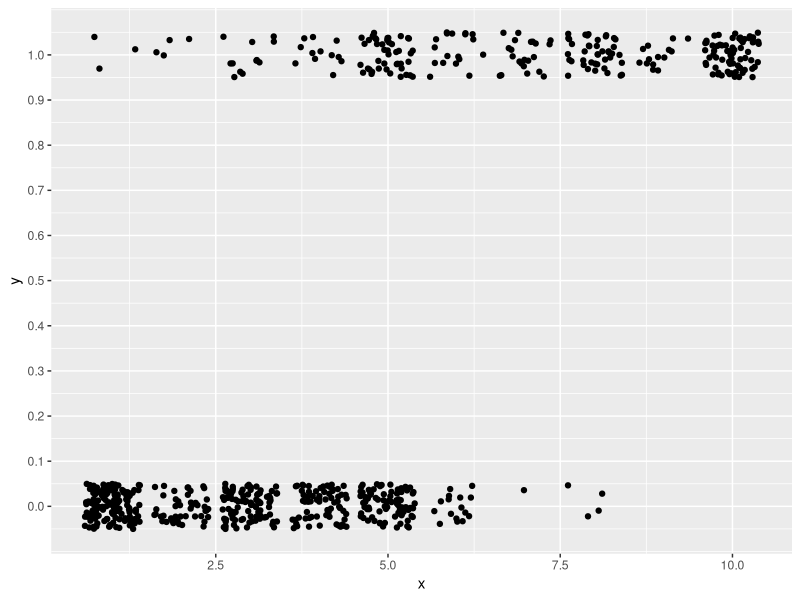
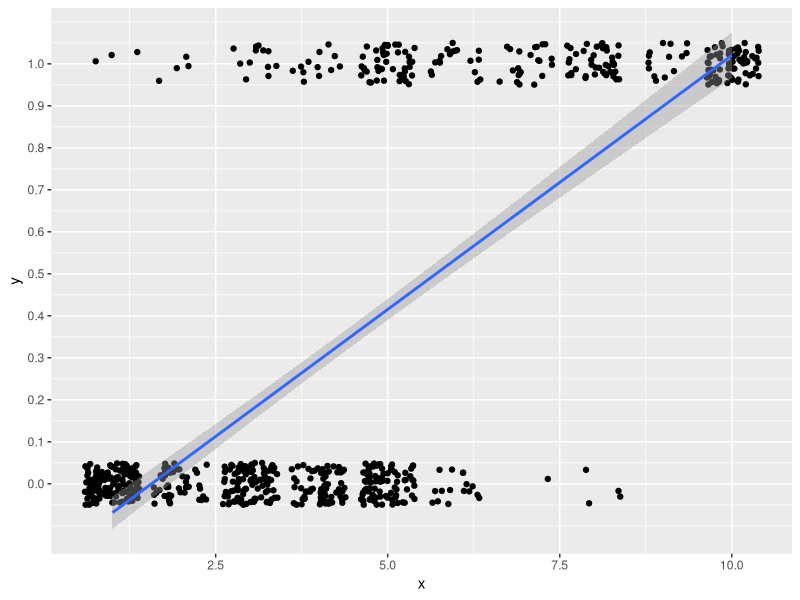
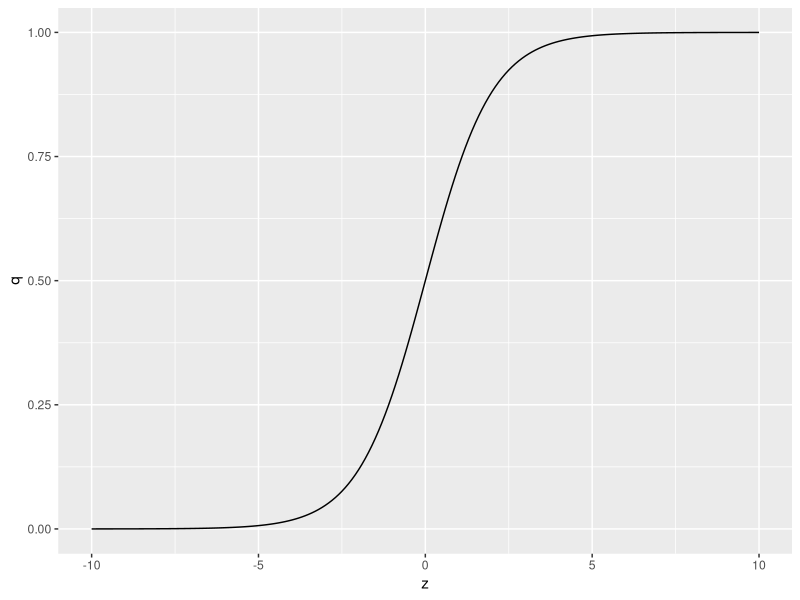
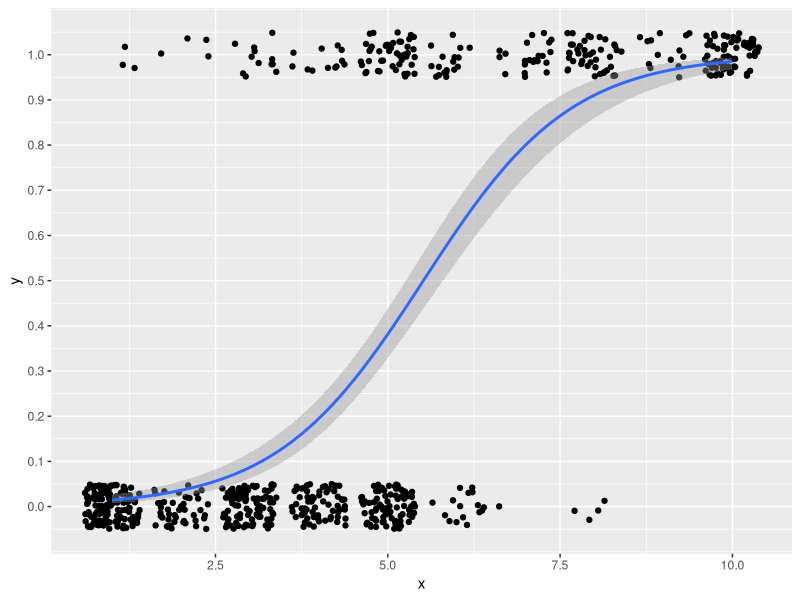
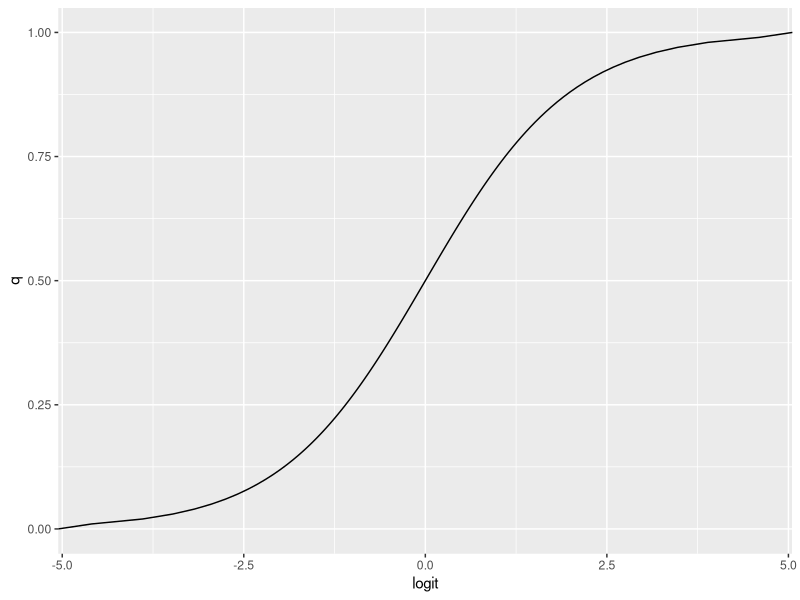

R code for these plots, in order:
## ---- chunk 1
knitr::opts_chunk$set(echo = TRUE)
library(ggplot2)
library(MASS)
library(knitr)
set.seed(1)
## ---- chunk 2

knitr::kable(data.frame(分析 = c("線形モデル", "ロジスティック回帰", "ポアソン回帰"),
                          応答変数の種類 = c("連続量", "二値(0 or 1)", "カウントデータ（0を含む正の整数）"),
             応答変数が従う確率分布 = c("正規分布", "二項分布", "ポアソン回帰"),
             リンク関数 = c("なし", "ロジット", "対数")))

## ---- chunk 3
library(MASS) 

dat = biopsy
dat$y = ifelse(dat$class == "malignant", 1, 0) #classがbenignならばゼロ、それ以外なら1という変数yを作る
dat$x = dat$V1 #V1という変数をxという名前に変える
head(dat)

## ---- chunk 4

ggplot2::ggplot() + 
  ggplot2::geom_jitter(data = dat, aes(x = x, y = y), height = 0.05) + 
  ggplot2::scale_y_continuous(breaks = seq(0,1,0.1))

## ---- chunk 5
result_lm = lm(data = dat, y ~ 1 + x)
summary(result_lm)
## ---- chunk 6

ggplot2::ggplot() + 
  ggplot2::geom_jitter(data = dat, aes(x = x, y = y), height = 0.05) + 
  ggplot2::geom_smooth(data = dat, aes(x = x, y = y), 
                       formula = "y ~ x",
                       method = "lm") + 
  ggplot2::scale_y_continuous(breaks = seq(0,1,0.1))


## ---- chunk 7

q = 0.5
rand = rbinom(n =20, size = 1, prob = q)
rand

## ---- chunk 8

z = seq(-10, 10, 0.1) #-10から10まで0.1刻みのベクトルzを作成
q = exp(z)/(1+exp(z)) #上の式にzを代入して、qを求める
d = data.frame(z = z, q = q) #グラフを作るために、データフレームを作る

ggplot2::ggplot()+
  ggplot2::geom_line(data = d, aes(x=z, y=q))

## ---- chunk 9
result_glm = glm(data = dat, y ~ 1 + x, family = binomial(link="logit"))
## ---- chunk 10
summary(result_glm)
## ---- chunk 11

ggplot2::ggplot() + 
  ggplot2::geom_jitter(data = dat, aes(x = x, y = y), height = 0.05) + 
  ggplot2::geom_smooth(data = dat, aes(x = x, y = y), 
                       formula = "y ~ x",
                       method = "glm",
                       method.args = list(family = "binomial")) + 
  ggplot2::scale_y_continuous(breaks = seq(0,1,0.1))

## ---- chunk 12

q = seq(0, 1, 0.01)
logit = log(q/(1-q))
sample_dat = data.frame(q = q, logit = logit)

ggplot2::ggplot() + 
  ggplot2::geom_line(data = sample_dat, aes(x = logit, y = q))

## ---- chunk 13

Disease = c(0, 0, 0, 0, 0, 1, 0, 0, 0, 1, 0, 0, 1, 0,  1, 0, 1, 0, 1, 1, 1, 1, 1, 1, 0, 1, 1, 1, 1, 1)
BMI = c(15, 16, 16, 18, 19, 20, 21, 22, 22, 23, 23, 23, 24, 24, 24, 30, 31, 31, 33, 34, 34, 34, 35, 36, 40, 40, 40, 41, 43, 43)
Exercise = c(2, 1, 1, 2, 0, 3, 1, 1, 4, 4, 2, 3, 1, 3, 1, 2, 3, 2, 1, 3, 0, 1, 3, 2, 0, 2, 2, 3, 0, 4)
Sleep = c(7, 4, 5, 4, 4, 6, 5, 6, 4, 6, 4, 7, 4, 7, 4, 6, 5, 4, 5, 6, 7, 5, 4, 6, 4, 7, 5, 5, 4, 7)

data_q01 = data.frame(Disease = Disease, 
                       BMI = BMI, 
                       Exercise = Exercise, 
                       Sleep = Sleep)

